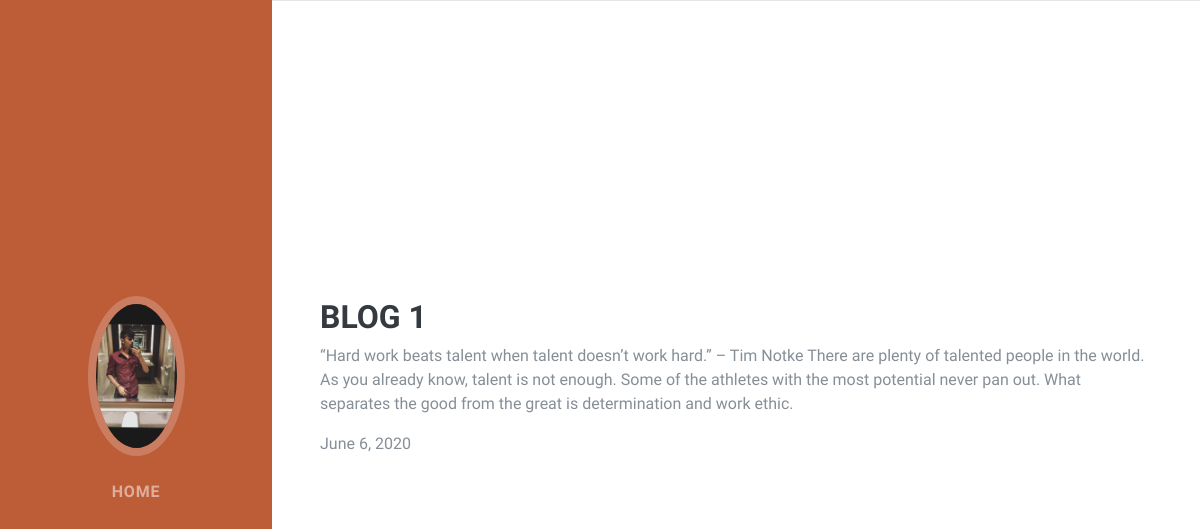
/blog1/, run on the app's committed database.
### blog/models.py (models this page shows, shortened)
class Blog(models.Model):
    title = models.CharField(max_length=50)
    description = models.TextField()
    date = models.DateField()

### blog/views.py (the view)
# urls.py: path('<int:blog_id>/',views.blog_detail,name='blog_detail'),
def blog_detail(request,blog_id):
    blog = get_object_or_404(Blog,id=blog_id)  #check whether blog exists
    context = {'blog':blog}
    return render(request,'blog/blog_detail.html',context)

### blog/templates/blog/blog_detail.html (shortened to what this page needs)
<!DOCTYPE html>
{% load static %}
<html lang="en">
<head>
  <link href="{% static 'vendor/bootstrap/css/bootstrap.min.css' %}" rel="stylesheet">
  <link href="{% static 'vendor/fontawesome-free/css/all.min.css' %}" rel="stylesheet">
  <link href="{% static 'css/resume.min.css' %}" rel="stylesheet">
</head>
<body id="page-top">
  <nav class="navbar navbar-expand-lg navbar-dark bg-primary fixed-top" id="sideNav">
    <a class="navbar-brand js-scroll-trigger" href="#page-top">
      <span class="d-none d-lg-block">
        <img class="img-fluid img-profile rounded-circle mx-auto mb-2" src="{% static 'img/profile.jpeg' %}" alt="">
      </span>
    </a>
    <div class="collapse navbar-collapse" id="navbarSupportedContent">
      <ul class="navbar-nav">
        <li class="nav-item">
          <a class="nav-link js-scroll-trigger" href="{% url 'index' %}">Home</a>
        </li>
      </ul>
    </div>
  </nav>
    <section class="resume-section p-3 p-lg-5 d-flex align-items-center" id="interests">
      <div class="w-100">
        <h3 class="mb-2">{{ blog.title }}</h3>
        <p>{{ blog.description }}</p>
        <p class="mb-0">{{ blog.date }}</p><br><br>
      </div>
    </section>
</body>
</html>

### data on the page
Blog: title "BLOG 1", description "“Hard work beats talent when talent doesn’t work hard.” – Tim Notke There are plenty of talented people in the world. As you already know, talent is not enough. Some of the athletes with the most potential never pan out. What separates the good from the great is determination and work ethic.", date "June 6, 2020"
